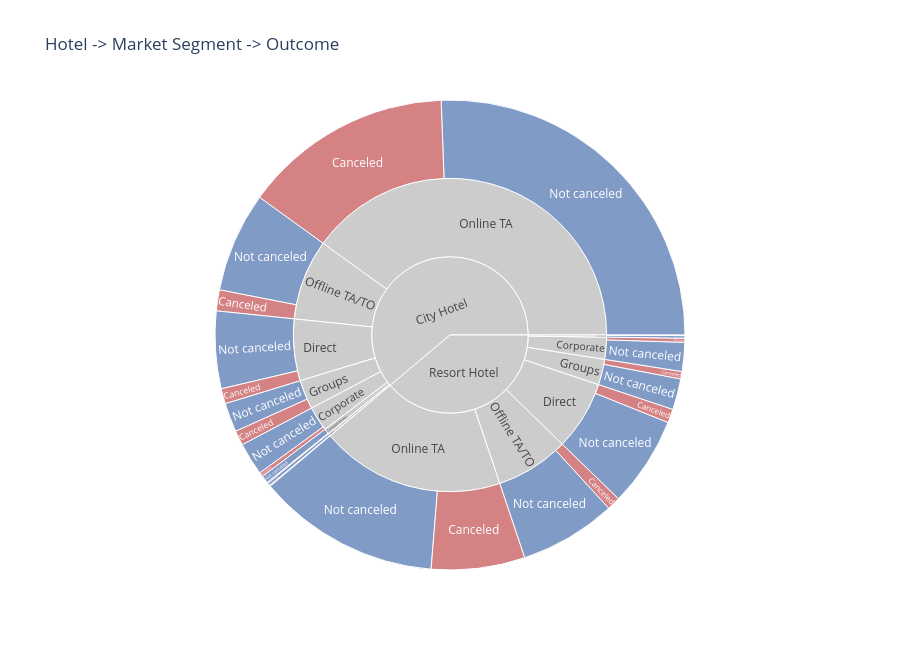

Notebook code cell kept with this figure:
### Markdown cell above
## 7. An interactive view: hotel to market segment to outcome

Static bar charts are great for one or two categorical splits, but once we want to see three
levels of a hierarchy at once (hotel to market segment to cancellation outcome), an interactive
sunburst is much easier to read and explore than a stack of small subplots.

### Code cell
sunburst_df = df.groupby(["hotel", "market_segment", "is_canceled"]).size().reset_index(name="count")
sunburst_df["is_canceled"] = sunburst_df["is_canceled"].map({0: "Not canceled", 1: "Canceled"})

fig = px.sunburst(
    sunburst_df,
    path=["hotel", "market_segment", "is_canceled"],
    values="count",
    title="Hotel -> Market Segment -> Outcome",
    color="is_canceled",
    color_discrete_map={"Not canceled": "#4C72B0", "Canceled": "#C44E52", "(?)": "#CCCCCC"},
)
fig.update_layout(height=650)
fig.show()

### Figure 1 — Plotly figure (JSON) as saved in the notebook; plotly's stock layout.template omitted (floating-point values rounded to 4 significant figures)
{"data": [{"branchvalues": "total", "customdata": [["(?)"], ["(?)"], ["(?)"], ["(?)"], ["(?)"], ["(?)"], ["(?)"], ["(?)"], ["(?)"], ["(?)"], ["(?)"], ["(?)"], ["(?)"], ["(?)"], ["(?)"], ["Canceled"], ["Canceled"], ["Canceled"], ["Canceled"], ["Canceled"], ["Canceled"], ["Canceled"], ["Canceled"], ["Canceled"], ["Canceled"], ["Canceled"], ["Canceled"], ["Canceled"], ["Canceled"], ["Canceled"], ["Not canceled"], ["Not canceled"], ["Not canceled"], ["Not canceled"], ["Not canceled"], ["Not canceled"], ["Not canceled"], ["Not canceled"], ["Not canceled"], ["Not canceled"], ["Not canceled"], ["Not canceled"], ["Not canceled"]], "domain": {"x": [0.0, 1.0], "y": [0.0, 1.0]}, "hovertemplate": "labels=%{label}<br>count=%{value}<br>parent=%{parent}<br>id=%{id}<br>is_canceled=%{customdata[0]}<extra></extra>", "ids": ["City Hotel/Aviation", "City Hotel/Complementary", "City Hotel/Corporate", "City Hotel/Direct", "City Hotel/Groups", "City Hotel/Offline TA/TO", "City Hotel/Online TA", "Resort Hotel/Complementary", "Resort Hotel/Corporate", "Resort Hotel/Direct", "Resort Hotel/Groups", "Resort Hotel/Offline TA/TO", "Resort Hotel/Online TA", "City Hotel", "Resort Hotel", "City Hotel/Aviation/Canceled", "City Hotel/Complementary/Canceled", "City Hotel/Corporate/Canceled", "City Hotel/Direct/Canceled", "City Hotel/Groups/Canceled", "City Hotel/Offline TA/TO/Canceled", "City Hotel/Online TA/Canceled", "City Hotel/Undefined/Canceled", "Resort Hotel/Complementary/Canceled", "Resort Hotel/Corporate/Canceled", "Resort Hotel/Direct/Canceled", "Resort Hotel/Groups/Canceled", "Resort Hotel/Offline TA/TO/Canceled", "Resort Hotel/Online TA/Canceled", "City Hotel/Undefined", "City Hotel/Aviation/Not canceled", "City Hotel/Complementary/Not canceled", "City Hotel/Corporate/Not canceled", "City Hotel/Direct/Not canceled", "City Hotel/Groups/Not canceled", "City Hotel/Offline TA/TO/Not canceled", "City Hotel/Online TA/Not canceled", "Resort Hotel/Complementary/Not canceled", "Resort Hotel/Corporate/Not canceled", "Resort Hotel/Direct/Not canceled", "Resort Hotel/Groups/Not canceled", "Resort Hotel/Offline TA/TO/Not canceled", "Resort Hotel/Online TA/Not canceled"], "labels": ["Aviation", "Complementary", "Corporate", "Direct", "Groups", "Offline TA/TO", "Online TA", "Complementary", "Corporate", "Direct", "Groups", "Offline TA/TO", "Online TA", "City Hotel", "Resort Hotel", "Canceled", "Canceled", "Canceled", "Canceled", "Canceled", "Canceled", "Canceled", "Canceled", "Canceled", "Canceled", "Canceled", "Canceled", "Canceled", "Canceled", "Undefined", "Not canceled", "Not canceled", "Not canceled", "Not canceled", "Not canceled", "Not canceled", "Not canceled", "Not canceled", "Not canceled", "Not canceled", "Not canceled", "Not canceled", "Not canceled"], "marker": {"colors": ["#CCCCCC", "#CCCCCC", "#CCCCCC", "#CCCCCC", "#CCCCCC", "#CCCCCC", "#CCCCCC", "#CCCCCC", "#CCCCCC", "#CCCCCC", "#CCCCCC", "#CCCCCC", "#CCCCCC", "#CCCCCC", "#CCCCCC", "#C44E52", "#C44E52", "#C44E52", "#C44E52", "#C44E52", "#C44E52", "#C44E52", "#C44E52", "#C44E52", "#C44E52", "#C44E52", "#C44E52", "#C44E52", "#C44E52", "#C44E52", "#4C72B0", "#4C72B0", "#4C72B0", "#4C72B0", "#4C72B0", "#4C72B0", "#4C72B0", "#4C72B0", "#4C72B0", "#4C72B0", "#4C72B0", "#4C72B0", "#4C72B0"]}, "name": "", "parents": ["City Hotel", "City Hotel", "City Hotel", "City Hotel", "City Hotel", "City Hotel", "City Hotel", "Resort Hotel", "Resort Hotel", "Resort Hotel", "Resort Hotel", "Resort Hotel", "Resort Hotel", "", "", "City Hotel/Aviation", "City Hotel/Complementary", "City Hotel/Corporate", "City Hotel/Direct", "City Hotel/Groups", "City Hotel/Offline TA/TO", "City Hotel/Online TA", "City Hotel/Undefined", "Resort Hotel/Complementary", "Resort Hotel/Corporate", "Resort Hotel/Direct", "Resort Hotel/Groups", "Resort Hotel/Offline TA/TO", "Resort Hotel/Online TA", "City Hotel", "City Hotel/Aviation", "City Hotel/Complementary", "City Hotel/Corporate", "City Hotel/Direct", "City Hotel/Groups", "City Hotel/Offline TA/TO", "City Hotel/Online TA", "Resort Hotel/Complementary", "Resort Hotel/Corporate", "Resort Hotel/Direct", "Resort Hotel/Groups", "Resort Hotel/Offline TA/TO", "Resort Hotel/Online TA"], "type": "sunburst", "values": [227.0, 513.0, 2227.0, 5559.0, 2635.0, 7271.0, 34990.0, 189.0, 1985.0, 6245.0, 2307.0, 6618.0, 16620.0, 53430.0, 33970.0, 45.0, 57.0, 264.0, 912.0, 890.0, 1261.0, 12620.0, 2.0, 31.0, 246.0, 825.0, 445.0, 802.0, 5627.0, 2.0, 182.0, 456.0, 1963.0, 4647.0, 1745.0, 6010.0, 22380.0, 158.0, 1739.0, 5420.0, 1862.0, 5816.0, 11000.0]}], "layout": {"height": 650, "legend": {"tracegroupgap": 0}, "title": {"text": "Hotel -> Market Segment -> Outcome"}}}
